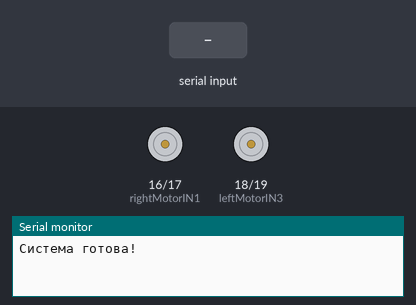
This sketch was run on a simulated ESP32. Parts: motor-driver pin pairs drawn as motors (green arrow = first pin HIGH = forward, orange = second pin HIGH = backward, longer = more drive), the last lines printed to the serial monitor. The inputs (shaded band) are chosen by the test bench.

Above: at 1.2 s.
1.3 s: "forward" received over the second serial link
At 3.3 s:
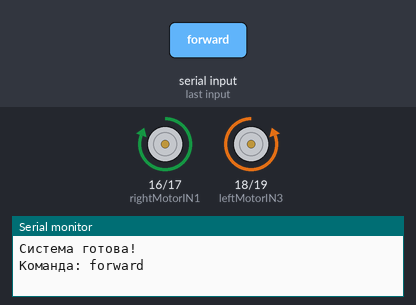
3.8 s: "backward" received over the second serial link
At 5.2 s:
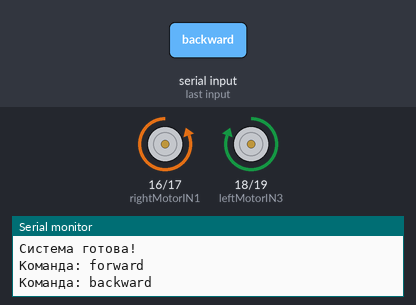
6.3 s: "left" received over the second serial link
At 7.7 s:
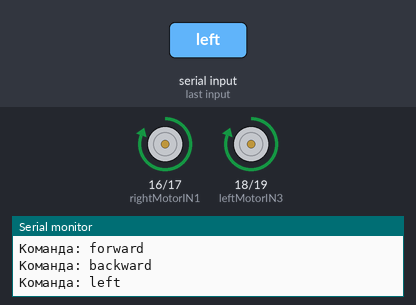
9.3 s: "right" received over the second serial link
At 10.6 s:
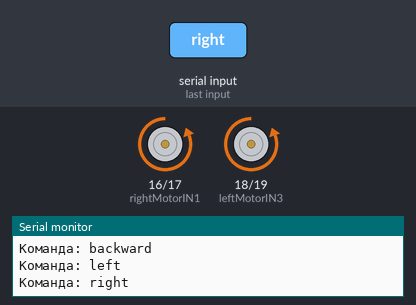
Timing chart, 0 to 12.4 s (numbered marks = the images above; inputs shaded):
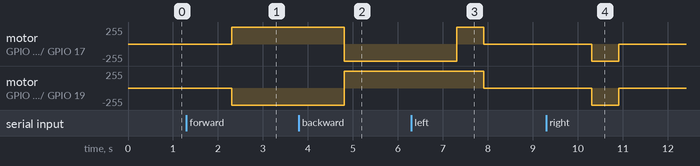

Measured:
- after the input at 1.3 s, motor on GPIO 16 (rightMotorIN1) / GPIO 17 (rightMotorIN2): stopped → forward 255/255 after 1.0 s; motor on GPIO 18 (leftMotorIN3) / GPIO 19 (leftMotorIN4): stopped → backward 255/255 after 1.0 s
- after the input at 3.8 s, motor on GPIO 16 (rightMotorIN1) / GPIO 17 (rightMotorIN2): forward 255/255 → backward 255/255 after 1.0 s; motor on GPIO 18 (leftMotorIN3) / GPIO 19 (leftMotorIN4): backward 255/255 → forward 255/255 after 1.0 s
- after the input at 6.3 s, motor on GPIO 16 (rightMotorIN1) / GPIO 17 (rightMotorIN2): backward 255/255 → forward 255/255 after 1.0 s, → stopped 0.60 s later; motor on GPIO 18 (leftMotorIN3) / GPIO 19 (leftMotorIN4): forward 255/255 → stopped after 1.6 s
- after the input at 9.3 s, motor on GPIO 16 (rightMotorIN1) / GPIO 17 (rightMotorIN2), motor on GPIO 18 (leftMotorIN3) / GPIO 19 (leftMotorIN4): stopped → backward 255/255 after 1.0 s, → stopped 0.60 s later

The sketch:

main_code.ino
```cpp
#define CUSTOM_SETTINGS
#define INCLUDE_TERMINAL_MODULE
#include <DabbleESP32.h>

// Настройка пинов (теперь они объявлены и ошибок не будет)
const int rightMotorIN1 = 16;
const int rightMotorIN2 = 17;
const int leftMotorIN3 = 18;
const int leftMotorIN4 = 19;

void setup() {
  Serial.begin(115200);

  pinMode(rightMotorIN1, OUTPUT);
  pinMode(rightMotorIN2, OUTPUT);
  pinMode(leftMotorIN3, OUTPUT);
  pinMode(leftMotorIN4, OUTPUT);

  stopMotors(); // Изначально стоим

  Dabble.begin("MyVoiceCar");
  Serial.println("Система готова!");
}

void loop() {
  Dabble.processInput();
  controlWithVoice();
}

void controlWithVoice() {
  if (Terminal.available() != 0) {
    String serialdata = Terminal.readString();
    serialdata.toLowerCase();

    Serial.print("Команда: ");
    Serial.println(serialdata);

    if (serialdata.indexOf("forward") != -1) {
      moveForward();
    }
    else if (serialdata.indexOf("backward") != -1 || serialdata == "back") {
      moveBackward();
    }
    else if (serialdata.indexOf("left") != -1) {
      turnLeft();
      delay(600);    // Робот повернет 0.6 сек
      stopMotors();   // И остановится, чтобы не крутиться вечно
    }
    else if (serialdata.indexOf("right") != -1) {
      turnRight();
      delay(600);    // Робот повернет 0.6 сек
      stopMotors();   // И остановится
    }
    else if (serialdata.indexOf("stop") != -1) {
      stopMotors();
    }
  }
}

// ФУНКЦИИ ДВИЖЕНИЯ
void moveForward() {
  digitalWrite(rightMotorIN1, HIGH);
  digitalWrite(rightMotorIN2, LOW);
  digitalWrite(leftMotorIN3, LOW);
  digitalWrite(leftMotorIN4, HIGH);
}

void moveBackward() {
  digitalWrite(rightMotorIN1, LOW);
  digitalWrite(rightMotorIN2, HIGH);
  digitalWrite(leftMotorIN3, HIGH);
  digitalWrite(leftMotorIN4, LOW);
}

void turnLeft() {
  digitalWrite(rightMotorIN1, HIGH);
  digitalWrite(rightMotorIN2, LOW);
  digitalWrite(leftMotorIN3, HIGH);
  digitalWrite(leftMotorIN4, LOW);
}

void turnRight() {
  digitalWrite(rightMotorIN1, LOW);
  digitalWrite(rightMotorIN2, HIGH);
  digitalWrite(leftMotorIN3, LOW);
  digitalWrite(leftMotorIN4, HIGH);
}

void stopMotors() {
  digitalWrite(rightMotorIN1, LOW);
  digitalWrite(rightMotorIN2, LOW);
  digitalWrite(leftMotorIN3, LOW);
  digitalWrite(leftMotorIN4, LOW);
}
```
